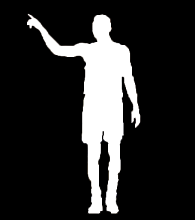
#> input picture photo/p0/s_p_mask.png, 195 x 220 px, found by its file name
$ jupyter execute '（1）back_轮廓 .ipynb'   (shell and % lines are left out)   (older library calls are emulated)
#> lines starting #> are read from the running program, lines starting #| are printed output that depends on the picture; after the words box and inside, x2 and y2 are one past the last pixel; in counts of white or black regions, pixels touching at a corner belong together
[cell 1]
import numpy as np
import cv2

[cell 2]
path = 'photo\p0\\'

[cell 3]
# 镜像mask
img = cv2.imread(path+'s_p_mask.png')
#> img is the input picture: shape (220, 195, 3); mean B, G, R 42.4, 42.5, 42.5
img2 = cv2.flip(img,1,dst=None)
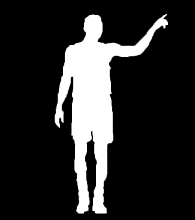
#> img2: shape (220, 195, 3); mean B, G, R 42.4, 42.5, 42.5
cv2.imwrite(path+'back_s_p_mask.png',img2)
#> Out = True

[cell 4]
# im = cv2.imread('kuli_mask.png')

im = cv2.imread(path+'back_s_p_mask.png')
imgray = cv2.cvtColor(im,cv2.COLOR_BGR2GRAY)
ret,thresh = cv2.threshold(imgray,100,255,0)#findContours函数修改原图
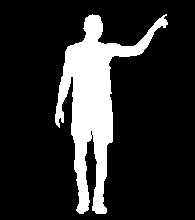
#> thresh: shape (220, 195); 16.8% white; 1 white region
#cv2.findContours()函数的三个参数,第一个是原图，第二个是轮廓获取方式，第三个是轮廓近似方法。
# img, contours, hierarchy = cv2.findContours(thresh,cv2.RETR_TREE,cv2.CHAIN_APPROX_SIMPLE)
img, contours, hierarchy = cv2.findContours(thresh,cv2.RETR_TREE,cv2.CHAIN_APPROX_NONE)
#> contours = 2 contours, 1 with area under 20; largest, box (x1, y1, x2, y2) and area: (55, 14, 168, 214) 6790

# im_smpl = cv2.imread('kuli_hmlSMPL.png')
im_smpl = cv2.imread(path+'back_hmlSMPL.png')
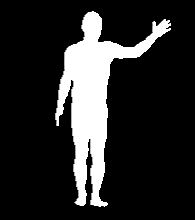
#> input picture photo/p0/back_hmlSMPL.png, 195 x 220 px, found by its file name
#> im_smpl is the input picture: shape (220, 195, 3); min 0, max 255, mean 41.7
imgray_smpl = cv2.cvtColor(im_smpl,cv2.COLOR_BGR2GRAY)
ret_smpl,thresh_smpl = cv2.threshold(imgray_smpl,100,255,0)#findContours函数修改原图
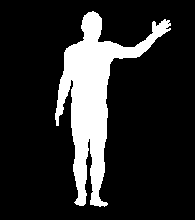
#> thresh_smpl: shape (220, 195); 16.6% white; 1 white region
# img_smpl, contours_smpl, hierarchy_smpl = cv2.findContours(thresh_smpl,cv2.RETR_TREE,cv2.CHAIN_APPROX_SIMPLE)
img_smpl, contours_smpl, hierarchy_smpl = cv2.findContours(thresh_smpl,cv2.RETR_TREE,cv2.CHAIN_APPROX_NONE)
#> contours_smpl = 2 contours, 1 with area under 20; largest, box (x1, y1, x2, y2) and area: (55, 11, 171, 207) 6716

[cell 5]
# 将点处理为便于使用的形式 nx2
contours = np.array(contours[0])
#> contours = contour of 845 points, box (x1, y1, x2, y2) (55, 14, 168, 214), area 6790
contours = contours.reshape(len(contours),2)
#> contours = 845 pairs, first value 55 to 167, second value 14 to 213
print(len(contours[:,0]))
#| 845
contours_smpl = np.array(contours_smpl[0])
#> contours_smpl = contour of 807 points, box (x1, y1, x2, y2) (55, 11, 171, 207), area 6716
contours_smpl = contours_smpl.reshape(len(contours_smpl),2)
#> contours_smpl = 807 pairs, first value 55 to 170, second value 11 to 206
print(len(contours_smpl[:,0]))
#| 807

[cell 6]
contours
#> Out has the same summary as contours

[cell 7]
import matplotlib.pyplot as plt
# 画出散点图

i=1300


plt.scatter(contours[:i,0], contours[:i,1])
plt.scatter(contours_smpl[:i,0], contours_smpl[:i,1])
plt.show()
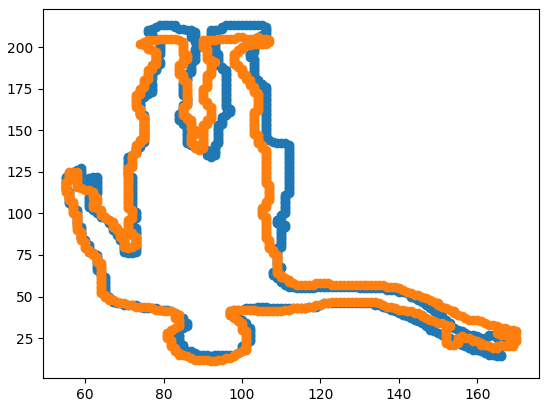
#> figure drawn by matplotlib, 1 panel
